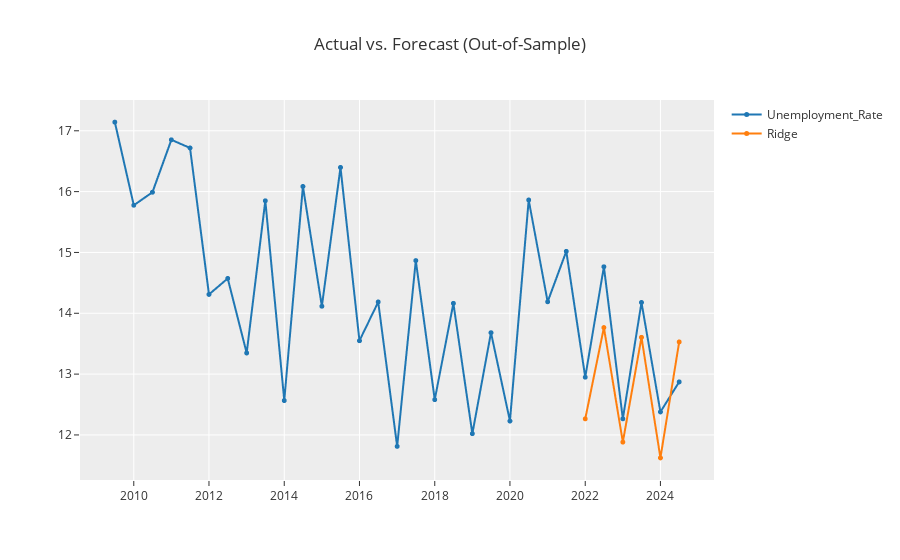

Here is the notebook cell this chart was saved with:
### Code cell
ridge_cds_dt= exp.create_model('ridge_cds_dt')
y_predict_ridge_cds_dt = exp.predict_model(ridge_cds_dt)
exp.plot_model(estimator=ridge_cds_dt)

### Figure 1 — Plotly figure (JSON) as saved in the notebook; plotly's stock layout.template omitted (floating-point values rounded to 4 significant figures)
{"data": [{"line": {"color": "rgb(31, 119, 180)", "width": 2}, "marker": {"color": "rgb(31, 119, 180)", "size": 5}, "mode": "lines+markers", "name": "Unemployment_Rate", "type": "scattergl", "x": ["2009-07-01T00:00:00", "2010-01-01T00:00:00", "2010-07-01T00:00:00", "2011-01-01T00:00:00", "2011-07-01T00:00:00", "2012-01-01T00:00:00", "2012-07-01T00:00:00", "2013-01-01T00:00:00", "2013-07-01T00:00:00", "2014-01-01T00:00:00", "2014-07-01T00:00:00", "2015-01-01T00:00:00", "2015-07-01T00:00:00", "2016-01-01T00:00:00", "2016-07-01T00:00:00", "2017-01-01T00:00:00", "2017-07-01T00:00:00", "2018-01-01T00:00:00", "2018-07-01T00:00:00", "2019-01-01T00:00:00", "2019-07-01T00:00:00", "2020-01-01T00:00:00", "2020-07-01T00:00:00", "2021-01-01T00:00:00", "2021-07-01T00:00:00", "2022-01-01T00:00:00", "2022-07-01T00:00:00", "2023-01-01T00:00:00", "2023-07-01T00:00:00", "2024-01-01T00:00:00", "2024-07-01T00:00:00"], "xaxis": "x", "y": [17.14, 15.78, 15.99, 16.85, 16.72, 14.31, 14.57, 13.35, 15.85, 12.57, 16.08, 14.12, 16.4, 13.55, 14.19, 11.81, 14.87, 12.58, 14.16, 12.02, 13.68, 12.23, 15.86, 14.19, 15.02, 12.95, 14.76, 12.27, 14.18, 12.38, 12.87], "yaxis": "y"}, {"line": {"color": "rgb(255, 127, 14)", "width": 2}, "marker": {"color": "rgb(255, 127, 14)", "size": 5}, "mode": "lines+markers", "name": "Ridge", "type": "scattergl", "x": ["2009-07-01T00:00:00", "2010-01-01T00:00:00", "2010-07-01T00:00:00", "2011-01-01T00:00:00", "2011-07-01T00:00:00", "2012-01-01T00:00:00", "2012-07-01T00:00:00", "2013-01-01T00:00:00", "2013-07-01T00:00:00", "2014-01-01T00:00:00", "2014-07-01T00:00:00", "2015-01-01T00:00:00", "2015-07-01T00:00:00", "2016-01-01T00:00:00", "2016-07-01T00:00:00", "2017-01-01T00:00:00", "2017-07-01T00:00:00", "2018-01-01T00:00:00", "2018-07-01T00:00:00", "2019-01-01T00:00:00", "2019-07-01T00:00:00", "2020-01-01T00:00:00", "2020-07-01T00:00:00", "2021-01-01T00:00:00", "2021-07-01T00:00:00", "2022-01-01T00:00:00", "2022-07-01T00:00:00", "2023-01-01T00:00:00", "2023-07-01T00:00:00", "2024-01-01T00:00:00", "2024-07-01T00:00:00"], "xaxis": "x", "y": [null, null, null, null, null, null, null, null, null, null, null, null, null, null, null, null, null, null, null, null, null, null, null, null, null, 12.26, 13.76, 11.88, 13.6, 11.62, 13.53], "yaxis": "y"}], "layout": {"showlegend": true, "title": {"text": "Actual vs. Forecast (Out-of-Sample)"}, "xaxis": {"anchor": "y", "domain": [0, 1]}, "yaxis": {"anchor": "x", "domain": [0, 1]}}}
